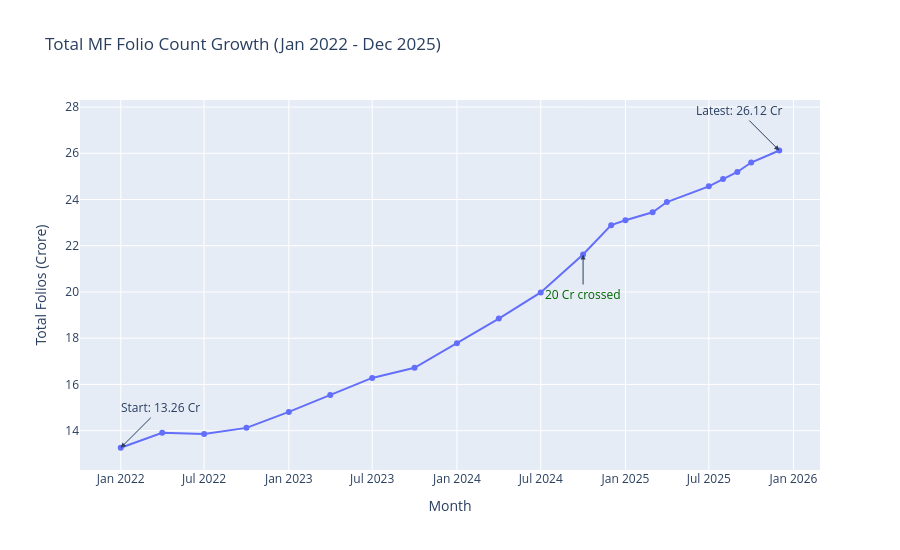

Source (notebook cell):
### Markdown cell above
## 7. Folio Count Growth

Total mutual fund folio count growth from 13.26 Cr (Jan 2022) to 26.12 Cr (Dec 2025), with key milestones marked.

### Code cell
fig = px.line(
    folio,
    x="month",
    y="total_folios_crore",
    title="Total MF Folio Count Growth (Jan 2022 - Dec 2025)",
    markers=True,
)

# Mark start and end points
start_row = folio.iloc[0]
end_row = folio.iloc[-1]

fig.add_annotation(
    x=start_row["month"].strftime("%Y-%m-%d"),
    y=float(start_row["total_folios_crore"]),
    text=f"Start: {start_row['total_folios_crore']:.2f} Cr",
    showarrow=True, arrowhead=2, ax=40, ay=-40,
)
fig.add_annotation(
    x=end_row["month"].strftime("%Y-%m-%d"),
    y=float(end_row["total_folios_crore"]),
    text=f"Latest: {end_row['total_folios_crore']:.2f} Cr",
    showarrow=True, arrowhead=2, ax=-40, ay=-40,
)

# Mark the 20 Cr crossing milestone, if it exists in the data
above_20 = folio[folio["total_folios_crore"] >= 20.0]
if len(above_20) > 0:
    milestone_row = above_20.iloc[0]
    fig.add_annotation(
        x=milestone_row["month"].strftime("%Y-%m-%d"),
        y=float(milestone_row["total_folios_crore"]),
        text="20 Cr crossed",
        showarrow=True, arrowhead=2, ax=0, ay=40,
        font=dict(color="darkgreen"),
    )

fig.update_layout(
    xaxis_title="Month",
    yaxis_title="Total Folios (Crore)",
    height=550,
)

fig.show()
fig.write_image(str(REPORTS_DIR / "eda_07_folio_growth.png"), width=1400, height=700)
print(f"Saved chart to {REPORTS_DIR / 'eda_07_folio_growth.png'}")
print(f"\nGrowth: {start_row['total_folios_crore']:.2f} Cr -> {end_row['total_folios_crore']:.2f} Cr")

### Figure 1 — Plotly figure (JSON) as saved in the notebook; plotly's stock layout.template omitted (floating-point values rounded to 4 significant figures)
{"data": [{"hovertemplate": "month=%{x}<br>total_folios_crore=%{y}<extra></extra>", "legendgroup": "", "line": {"color": "#636efa", "dash": "solid"}, "marker": {"symbol": "circle"}, "mode": "lines+markers", "name": "", "orientation": "v", "showlegend": false, "type": "scatter", "x": ["2022-01-01T00:00:00", "2022-04-01T00:00:00", "2022-07-01T00:00:00", "2022-10-01T00:00:00", "2023-01-01T00:00:00", "2023-04-01T00:00:00", "2023-07-01T00:00:00", "2023-10-01T00:00:00", "2024-01-01T00:00:00", "2024-04-01T00:00:00", "2024-07-01T00:00:00", "2024-10-01T00:00:00", "2024-12-01T00:00:00", "2025-01-01T00:00:00", "2025-03-01T00:00:00", "2025-04-01T00:00:00", "2025-07-01T00:00:00", "2025-08-01T00:00:00", "2025-09-01T00:00:00", "2025-10-01T00:00:00", "2025-12-01T00:00:00"], "xaxis": "x", "y": [13.26, 13.91, 13.85, 14.12, 14.81, 15.54, 16.28, 16.72, 17.78, 18.85, 19.98, 21.62, 22.89, 23.1, 23.45, 23.89, 24.57, 24.89, 25.19, 25.6, 26.12], "yaxis": "y"}], "layout": {"annotations": [{"arrowhead": 2, "ax": 40, "ay": -40, "showarrow": true, "text": "Start: 13.26 Cr", "x": "2022-01-01", "y": 13.26}, {"arrowhead": 2, "ax": -40, "ay": -40, "showarrow": true, "text": "Latest: 26.12 Cr", "x": "2025-12-01", "y": 26.12}, {"arrowhead": 2, "ax": 0, "ay": 40, "font": {"color": "darkgreen"}, "showarrow": true, "text": "20 Cr crossed", "x": "2024-10-01", "y": 21.62}], "height": 550, "legend": {"tracegroupgap": 0}, "title": {"text": "Total MF Folio Count Growth (Jan 2022 - Dec 2025)"}, "xaxis": {"anchor": "y", "domain": [0, 1], "title": {"text": "Month"}}, "yaxis": {"anchor": "x", "domain": [0, 1], "title": {"text": "Total Folios (Crore)"}}}}
